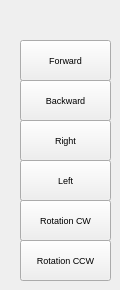
   <widget class="QWidget" name="tab_6">
    <attribute name="title">
     <string>WIDE</string>
    </attribute>
    <widget class="QPushButton" name="BTN_INT_CCW_2">
     <property name="geometry">
      <rect>
       <x>20</x>
       <y>240</y>
       <width>91</width>
       <height>41</height>
      </rect>
     </property>
     <property name="font">
      <font>
       <pointsize>7</pointsize>
      </font>
     </property>
     <property name="text">
      <string>Rotation CCW</string>
     </property>
    </widget>
    <widget class="QPushButton" name="BTN_INT_BACKWARD_2">
     <property name="geometry">
      <rect>
       <x>20</x>
       <y>80</y>
       <width>91</width>
       <height>41</height>
      </rect>
     </property>
     <property name="font">
      <font>
       <pointsize>7</pointsize>
      </font>
     </property>
     <property name="text">
      <string>Backward</string>
     </property>
    </widget>
    <widget class="QPushButton" name="BTN_INT_RIGHT_2">
     <property name="geometry">
      <rect>
       <x>20</x>
       <y>120</y>
       <width>91</width>
       <height>41</height>
      </rect>
     </property>
     <property name="font">
      <font>
       <pointsize>7</pointsize>
      </font>
     </property>
     <property name="text">
      <string>Right</string>
     </property>
    </widget>
    <widget class="QPushButton" name="BTN_INT_LEFT_2">
     <property name="geometry">
      <rect>
       <x>20</x>
       <y>160</y>
       <width>91</width>
       <height>41</height>
      </rect>
     </property>
     <property name="font">
      <font>
       <pointsize>7</pointsize>
      </font>
     </property>
     <property name="text">
      <string>Left</string>
     </property>
    </widget>
    <widget class="QPushButton" name="BTN_INT_CW_2">
     <property name="geometry">
      <rect>
       <x>20</x>
       <y>200</y>
       <width>91</width>
       <height>41</height>
      </rect>
     </property>
     <property name="font">
      <font>
       <pointsize>7</pointsize>
      </font>
     </property>
     <property name="text">
      <string>Rotation CW</string>
     </property>
    </widget>
    <widget class="QPushButton" name="BTN_INT_FORWARD_2">
     <property name="geometry">
      <rect>
       <x>20</x>
       <y>40</y>
       <width>91</width>
       <height>41</height>
      </rect>
     </property>
     <property name="font">
      <font>
       <pointsize>7</pointsize>
      </font>
     </property>
     <property name="text">
      <string>Forward</string>
     </property>
    </widget>
   </widget>
